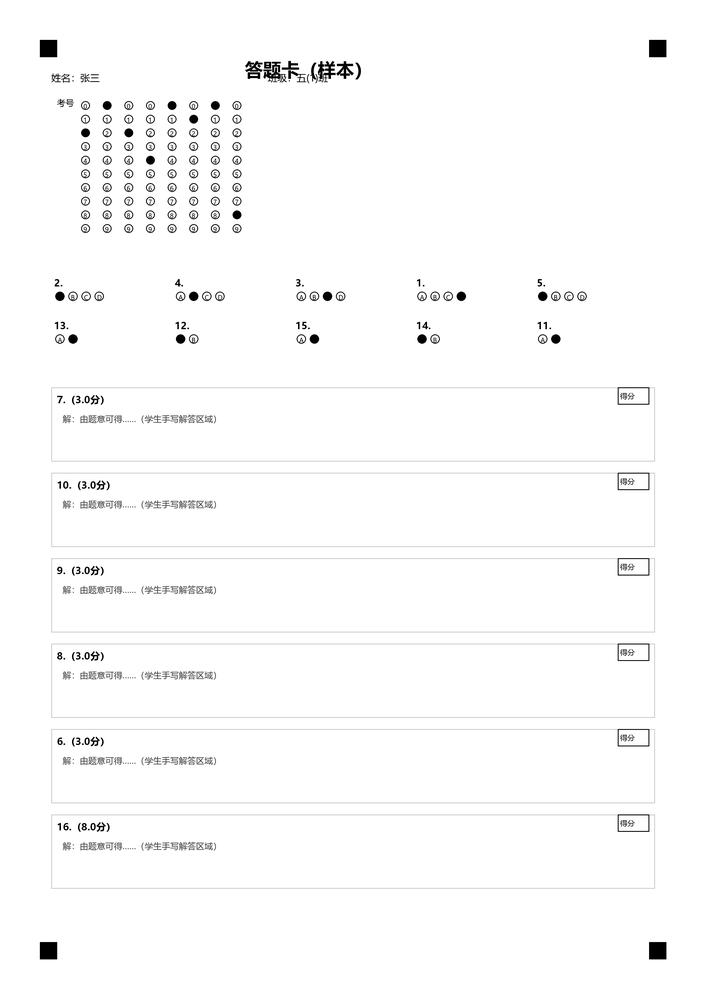
#> input picture ocr-service/samples/filled_sheet.png, 706 x 999 px, shrunk from 2480 x 3508 before the run
$ python -i layout.py   (imports and definitions only)
#> lines starting #> are read from the running program, lines starting #| are printed output that depends on the picture; after the words box and inside, x2 and y2 are one past the last pixel; in counts of white or black regions, pixels touching at a corner belong together
"""
版面分析核心算法：图文区域划分

思路（不依赖重型深度学习模型，纯 OpenCV + 几何规则，速度极快且可控）：
1. 灰度化 + 自适应二值化，得到"墨迹掩膜"
2. 形态学膨胀把相邻字符连成"文字行"，再纵向连成"文字块"
3. 连通域分析找出所有"墨迹团"
4. 依据几何特征判定区块类型：
   - 长宽比极大且窄 -> 文字行
   - 团块面积大、内部墨迹稀疏、形状接近方形 -> 图片
   - 规则的细长横/竖线密集 -> 表格
5. 聚类合并相邻文字行为段落区块
6. 输出按阅读顺序(先上后下、先左后右)排序的区块列表
"""
from __future__ import annotations

import math
from dataclasses import dataclass, field
from typing import List

import cv2
import numpy as np


@dataclass
class Block:
    """版面区块"""
    x: int
    y: int
    w: int
    h: int
    block_type: str  # TEXT / IMAGE / TABLE
    confidence: float = 0.0
    # 是否为"强证据"图片：灰度层次丰富的真照片/插图。
    # 只有强证据图片区才会排除其中的文字行；
    # 几何示意图、表格等弱证据区域里的文字必须保留，否则正文会被整块丢掉。
    strong: bool = False
    content: str = ""
    sort_no: int = 0
    # OCR 结果中属于该区块的行，供后续题目切分使用
    lines: List[dict] = field(default_factory=list)

    # [12 lines left out: function to_dict, not called in this run]


def deskew(gray: np.ndarray) -> tuple[np.ndarray, float]:
    """基于最小外接矩形估算倾斜角并校正（扫描件常见 0.5~3 度歪斜）"""
    # 反色后计算非零像素的拟合
    inv = cv2.bitwise_not(gray)
    thr = cv2.threshold(inv, 0, 255, cv2.THRESH_BINARY | cv2.THRESH_OTSU)[1]
    # np.where 返回 (行,列)，而 minAreaRect 需要 (x,y)；坐标顺序写反会让
    # 估出的角度符号相反，旋转后倾斜翻倍（识别率反而大幅下降）。
    coords = np.column_stack(np.where(thr > 0))[:, ::-1].astype(np.float32)
    if len(coords) < 500:
        return gray, 0.0
    angle = cv2.minAreaRect(coords)[-1]
    # OpenCV 返回角度约定不一，统一到 [-45, 45]
    if angle < -45:
        angle = 90 + angle
    elif angle > 45:
        angle = angle - 90
    # 只处理小角度倾斜，大角度视为误判
    if abs(angle) < 0.3 or abs(angle) > 10:
        return gray, 0.0
    h, w = gray.shape[:2]
    m = cv2.getRotationMatrix2D((w / 2, h / 2), angle, 1.0)
    rotated = cv2.warpAffine(
        gray, m, (w, h),
        flags=cv2.INTER_CUBIC,
        borderMode=cv2.BORDER_CONSTANT,
        borderValue=255,
    )
    return rotated, angle


def get_ink_mask(gray: np.ndarray) -> np.ndarray:
    """得到墨迹掩膜（白底黑字 -> 字为 255）"""
    blur = cv2.GaussianBlur(gray, (3, 3), 0)
    binary = cv2.adaptiveThreshold(
        blur, 255, cv2.ADAPTIVE_THRESH_GAUSSIAN_C,
        cv2.THRESH_BINARY_INV, 31, 15,
    )
    # 去掉孤立噪点
    kernel = np.ones((2, 2), np.uint8)
    binary = cv2.morphologyEx(binary, cv2.MORPH_OPEN, kernel)
    return binary


def _ink_density(mask: np.ndarray, x: int, y: int, w: int, h: int) -> float:
    """区域内墨迹像素占比"""
    roi = mask[y:y + h, x:x + w]
    if roi.size == 0:
        return 0.0
    return float(np.count_nonzero(roi)) / float(roi.size)


def _line_density(mask: np.ndarray, x: int, y: int, w: int, h: int) -> float:
    """
    检测规则直线（表格特征）：
    用长横/竖核做开运算，看剩下的像素占比。
    表格边框会大量保留，文字几乎被滤掉。
    """
    roi = mask[y:y + h, x:x + w]
    if roi.size == 0:
        return 0.0
    horiz = cv2.morphologyEx(
        roi, cv2.MORPH_OPEN,
        cv2.getStructuringElement(cv2.MORPH_RECT, (max(15, w // 4), 1)),
    )
    vert = cv2.morphologyEx(
        roi, cv2.MORPH_OPEN,
        cv2.getStructuringElement(cv2.MORPH_RECT, (1, max(15, h // 4))),
    )
    lines = cv2.bitwise_or(horiz, vert)
    return float(np.count_nonzero(lines)) / float(roi.size)


def _midtone_ratio(gray: np.ndarray, x: int, y: int, w: int, h: int) -> float:
    """
    中间调像素占比（灰度 70~200）。
    照片灰度层次丰富，中间调占比高（>0.25）；
    白底黑字的文字页灰度双峰分布，中间调占比极低（<0.05）。
    """
    roi = gray[y:y + h, x:x + w]
    if roi.size == 0:
        return 0.0
    return float(np.count_nonzero((roi > 70) & (roi < 200))) / float(roi.size)


def _detect_photo_regions(gray: np.ndarray, ink: np.ndarray) -> List[Block]:
    """
    检测图片区域。

    两种典型情况：
    A. 照片/插图：灰度层次丰富（方差大 + 中间调多），边缘多
    B. 几何示意图/函数图像：白底黑线，但内部大面积留白且无成行文字
    这里用"多尺度滑窗 + 特征打分"的轻量方式，兼顾两类。
    注意：白底黑字文字页的灰度 std 也会很高（双峰分布），
    因此必须叠加"中间调占比"与"文字带数量"两个强区分特征，否则会整页误判。
    """
    h, w = gray.shape[:2]
    blocks: List[Block] = []
    min_side = max(60, int(min(w, h) * 0.10))

    # 用形态学闭运算把图片整体连成一团（文字行间距小，会被单独处理）
    closed = cv2.morphologyEx(
        ink, cv2.MORPH_CLOSE,
        cv2.getStructuringElement(cv2.MORPH_RECT, (25, 25)),
    )
    contours, _ = cv2.findContours(closed, cv2.RETR_EXTERNAL, cv2.CHAIN_APPROX_SIMPLE)

    for c in contours:
        x, y, bw, bh = cv2.boundingRect(c)
        if bh < 40 or bw < 40:
            continue

        density = _ink_density(ink, x, y, bw, bh)
        ldens = _line_density(ink, x, y, bw, bh)
        aspect = bw / max(bh, 1)
        midtone = _midtone_ratio(gray, x, y, bw, bh)
        area_ratio = (bw * bh) / float(w * h)

        # 小型插图：尺寸不足 min_side，但近方形、有实际墨迹、非细长文字行
        # （试卷中的小插图/实物图常只有 100~250px，细长文字行用宽高比排除）
        if bw < min_side or bh < min_side:
            if (bw >= 100 and bh >= 100
                    and density > 0.05 and density < 0.35
                    and ldens > 0.002 and aspect < 2.5):
                blocks.append(Block(x, y, bw, bh, "IMAGE", confidence=0.65))
            continue

        # 区域灰度方差：照片远高于文字
        roi_gray = gray[y:y + bh, x:x + bw]
        std = float(np.std(roi_gray))

        # 判定规则：
        # 1) 灰度层次丰富（方差大）-> 照片
        #    例外：占页面过半的大区域必须叠加"中间调占比"检查——
        #    白底黑字整页文字的 std 也很高（双峰分布），但中间调极低；
        #    小面积插图（示意图等）面积占比低，保持原判定即可
        if std > 42 and density > 0.08 and aspect < 4.0:
            if area_ratio <= 0.5 or midtone > 0.22:
                # 有中间调层次或面积较小的，才是真照片/插图 -> 强证据
                blocks.append(Block(x, y, bw, bh, "IMAGE",
                                    confidence=min(0.95, std / 80),
                                    strong=midtone > 0.20 or area_ratio <= 0.25))
                continue
        # 2) 墨迹稀疏 + 有明显直线 + 不太像整段文字 -> 示意图/表格
        #    这类区域常夹杂说明文字，不能排除文字行，故 strong=False
        if density < 0.16 and ldens > 0.002 and aspect < 5.0 and bh > min_side:
            kind = "TABLE" if ldens > 0.012 else "IMAGE"
            blocks.append(Block(x, y, bw, bh, kind, confidence=0.72, strong=False))
            continue
        # 3) 大面积白区但有少量墨迹且高宽比接近方形 -> 图片（同样是弱证据）
        if density < 0.12 and 0.4 < aspect < 3.0 and bh > min_side * 1.2:
            blocks.append(Block(x, y, bw, bh, "IMAGE", confidence=0.6, strong=False))

    return _dedup_nested(blocks)


def _dedup_nested(blocks: List[Block]) -> List[Block]:
    """去掉被更大同类型区块完全包含的小区块"""
    if not blocks:
        return []
    blocks = sorted(blocks, key=lambda b: b.w * b.h, reverse=True)
    kept: List[Block] = []
    for b in blocks:
        nested = False
        for k in kept:
            if (b.x >= k.x - 5 and b.y >= k.y - 5
                    and b.x + b.w <= k.x + k.w + 5
                    and b.y + b.h <= k.y + k.h + 5):
                nested = True
                break
        if not nested:
            kept.append(b)
    return kept


def _overlaps(a: Block, b: Block, ratio: float = 0.35) -> bool:
    """a 与 b 的重叠面积占 a 的比例是否超过阈值"""
    ix = max(0, min(a.x + a.w, b.x + b.w) - max(a.x, b.x))
    iy = max(0, min(a.y + a.h, b.y + b.h) - max(a.y, b.y))
    inter = ix * iy
    area = max(a.w * a.h, 1)
    return inter / area > ratio


def detect_text_rows(ink: np.ndarray, excluded: List[Block]) -> List[tuple]:
    """
    检测文字行候选区域。用横向膨胀把单字连成行，再取连通域。
    返回 (x, y, w, h) 列表。

    排除策略：只排除落在"强证据图片区"（真照片/插图）里的行。
    几何示意图、表格等区域常同时含有说明文字，若一并排除会整块丢失正文。
    """
    excluded = [e for e in (excluded or []) if getattr(e, "strong", False)]
    h, w = ink.shape[:2]
    # 估算字符高度：试卷正文大约 28~42px（300dpi A4）
    kw = max(12, int(w * 0.012))
    kh = max(3, int(h * 0.004))
    # 先横向膨胀连成行（连接字间距），纵向轻微膨胀连接笔画
    dil = cv2.dilate(
        ink,
        cv2.getStructuringElement(cv2.MORPH_RECT, (kw, kh)),
        iterations=2,
    )
    contours, _ = cv2.findContours(dil, cv2.RETR_EXTERNAL, cv2.CHAIN_APPROX_SIMPLE)

    rows = []
    for c in contours:
        x, y, bw, bh = cv2.boundingRect(c)
        if bh < 8 or bw < 12:
            continue
        # 过高的区域（跨越多行）先接受，后续 OCR 时按墨迹行间隙切成条带
        # 阈值放宽到 0.9，避免密集正文被膨胀连成一整团后判定为无效而整页丢失
        if bh > h * 0.9:
            continue
        cand = Block(x, y, bw, bh, "TEXT")
        if any(_overlaps(cand, ex, 0.5) for ex in excluded):
            continue
        rows.append((x, y, bw, bh))
    return rows


def merge_rows_to_blocks(rows: List[tuple], page_w: int, page_h: int) -> List[Block]:
    """
    把文字行合并成段落区块：
    - 水平投影重叠度 > 60% 视为同一栏
    - 行间距 < 1.5 倍行高视为同一段
    """
    if not rows:
        return []
    rows = sorted(rows, key=lambda r: (r[1], r[0]))
    used = [False] * len(rows)
    blocks: List[Block] = []

    for i, r in enumerate(rows):
        if used[i]:
            continue
        cur = [r[0], r[1], r[0] + r[2], r[1] + r[3]]
        used[i] = True
        changed = True
        while changed:
            changed = False
            for j, o in enumerate(rows):
                if used[j]:
                    continue
                # 水平重叠
                ox1, oy1, ox2, oy2 = o[0], o[1], o[0] + o[2], o[1] + o[3]
                overlap = max(0, min(cur[2], ox2) - max(cur[0], ox1))
                min_w = max(1, min(cur[2] - cur[0], o[2]))
                if overlap / min_w < 0.5:
                    continue
                # 垂直距离
                line_h = min(cur[3] - cur[1], o[3])
                idx_gap = o[1] - cur[3]
                below = -line_h * 2 < idx_gap < line_h * 1.1
                above = 0 < cur[1] - oy2 < line_h * 1.1
                if below or above:
                    cur = [min(cur[0], ox1), min(cur[1], oy1),
                           max(cur[2], ox2), max(cur[3], oy2)]
                    used[j] = True
                    changed = True

        blocks.append(Block(cur[0], cur[1], cur[2] - cur[0], cur[3] - cur[1], "TEXT"))
    return blocks


def _band_order(blocks: List[Block]) -> List[Block]:
    """按 y 聚类成"带"、带内按 x 排序；容忍同一行区块的轻微上下错位"""
    if not blocks:
        return []
    bands: List[List[Block]] = []
    for b in sorted(blocks, key=lambda b: b.y):
        placed = False
        for band in bands:
            for o in band:
                ov = min(b.y + b.h, o.y + o.h) - max(b.y, o.y)
                if ov > 0.5 * min(b.h, o.h):
                    band.append(b)
                    placed = True
                    break
            if placed:
                break
        if not placed:
            bands.append([b])
    result: List[Block] = []
    for band in bands:
        band.sort(key=lambda b: b.x)
        result.extend(band)
    return result


def find_column_gutter(ink: np.ndarray):
    """
    检测双栏/跨页试卷的中缝 x 坐标（找不到时返回 None）。

    做法：按列统计墨迹密度，在页面中部 32%~68% 区间找一段"连续且几乎空白"的竖带。
    单栏页面中部通常处处有字，不会命中；两栏或跨页扫描件则会留出明显中缝。
    """
    h, w = ink.shape[:2]
    proj = ink.sum(axis=0).astype(np.float32) / max(1, h)
    k = max(3, int(w * 0.006)) | 1
    smooth = np.convolve(proj, np.ones(k, dtype=np.float32) / k, mode="same")
    lo, hi = int(w * 0.32), int(w * 0.68)
    if hi - lo < 20:
        return None
    base = float(np.percentile(smooth[lo:hi], 75))
    if base <= 0.002:  # 中部本来就没字，不构成"双栏"
        return None
    thr = max(0.001, base * 0.12)
    best = (0, 0, 0)
    i = lo
    while i < hi:
        if smooth[i] < thr:
            j = i
            while j < hi and smooth[j] < thr:
                j += 1
            if j - i > best[0]:
                best = (j - i, i, j)
            i = j
        else:
            i += 1
    width, s, e = best
    if width < max(12, w * 0.015):
        return None
    return (s + e) // 2


def reading_order(blocks: List[Block], gutter: int | None = None) -> List[Block]:
    """
    阅读顺序：按 y 聚类成"带"，带内按 x 排序。

    双栏/跨页试卷必须"先左栏从上到下，再右栏从上到下"。若按整页 y 排序，
    左右两栏同一高度的文字会交错串在一起，题目切分就会把两道题拼成一题。
    """
    if not blocks:
        return []
    if gutter is not None:
        left = [b for b in blocks if b.x + b.w / 2 < gutter]
        right = [b for b in blocks if b.x + b.w / 2 >= gutter]
        if left and right:
            result = _band_order(left) + _band_order(right)
            for i, b in enumerate(result):
                b.sort_no = i
            return result
    result = _band_order(blocks)
    for i, b in enumerate(result):
        b.sort_no = i
    return result


def _deskew_color(image: np.ndarray, angle: float) -> np.ndarray:
    """彩色图用与灰度图相同的旋转矩阵校正，保证版面框与 OCR 裁剪坐标一致"""
    if abs(angle) < 0.3:
        return image
    h, w = image.shape[:2]
    m = cv2.getRotationMatrix2D((w / 2, h / 2), angle, 1.0)
    return cv2.warpAffine(
        image, m, (w, h), flags=cv2.INTER_CUBIC,
        borderMode=cv2.BORDER_CONSTANT,
        borderValue=(255, 255, 255) if image.ndim == 3 else 255,
    )


def analyze_layout(image: np.ndarray):
    """
    主入口：输入 BGR 图像，返回 (区块列表, 校正后的灰度图, 倾斜角, 校正后的彩色图, 中缝x)

    灰度图与彩色图必须同步去倾斜：过去只校正灰度图（用于版面分析），
    OCR 却仍在歪斜的彩色图上裁剪，框与字错位，倾斜扫描件会明显漏字。
    """
    gray = cv2.cvtColor(image, cv2.COLOR_BGR2GRAY) if image.ndim == 3 else image
    gray, angle = deskew(gray)
    image = _deskew_color(image, angle)
    ink = get_ink_mask(gray)

    graphics = _detect_photo_regions(gray, ink)
    rows = detect_text_rows(ink, graphics)
    h, w = gray.shape[:2]
    texts = merge_rows_to_blocks(rows, w, h)

    gutter = find_column_gutter(ink)
    all_blocks = graphics + texts
    return reading_order(all_blocks, gutter), gray, angle, image, gutter

>>> import cv2
>>> picture = cv2.imread('samples/filled_sheet.png')
#> picture is the input picture: shape (999, 706, 3); min 0, max 255, mean 250.9
>>> result = analyze_layout(picture)
#> in deskew, `inv = cv2.bitwise_not(gray)`:
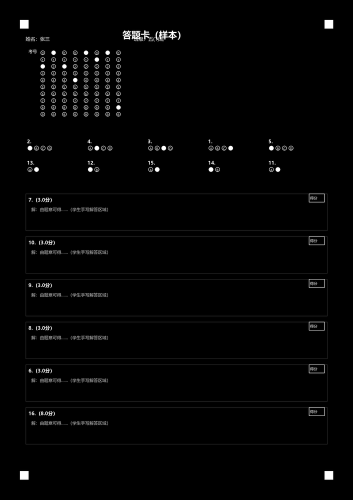
#> inv: shape (999, 706) (shown at 1/2 size); min 0, max 255, mean 4.1
#> in deskew, `thr = cv2.threshold(inv, 0, 255, cv2.THRESH_BINARY | cv2.THRESH_OTSU)[1]`:
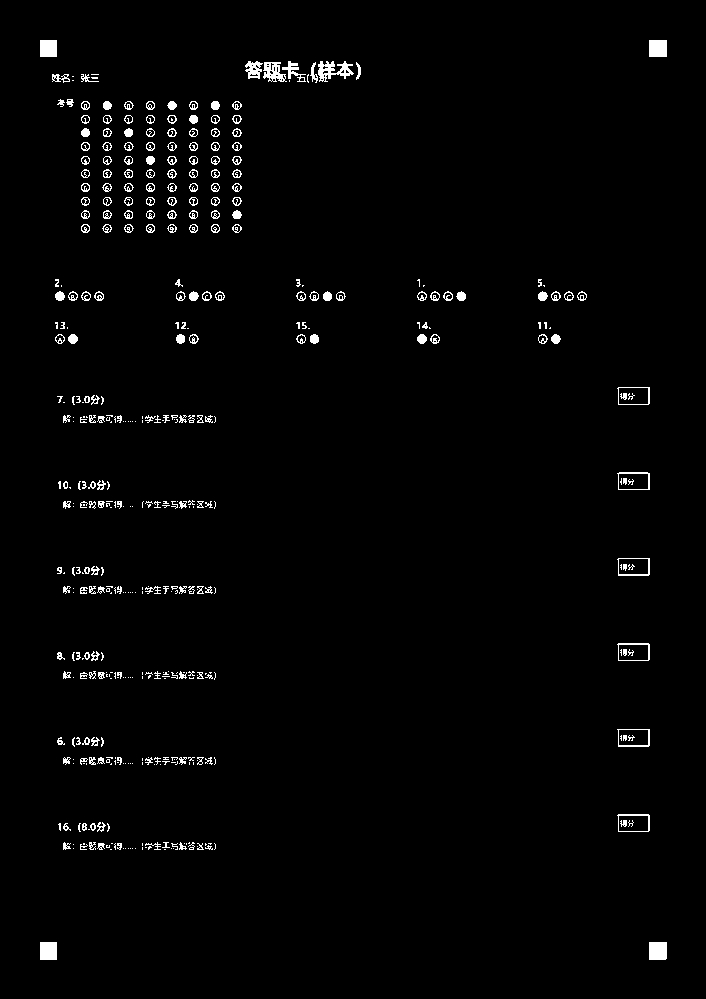
#> thr: shape (999, 706); 1.8% white; 439 white regions (209 under 20 px), largest, box (x1, y1, x2, y2) and area: (318, 61, 354, 82) 377, (649, 942, 667, 960) 323, (649, 40, 667, 57) 306
#> in deskew, `coords = np.column_stack(np.where(thr > 0))[:, ::-1].astype(np.float32)`: coords = 12615 pairs, first value 40 to 666, second value 40 to 959
#> in deskew, `angle = cv2.minAreaRect(coords)[-1]`: angle = -90
#> in deskew, `angle = 90 + angle`: angle = 0
#> in get_ink_mask, `binary = cv2.adaptiveThreshold( blur, 255, cv2.ADAPTIVE_THRESH_GAUSSIA..`:
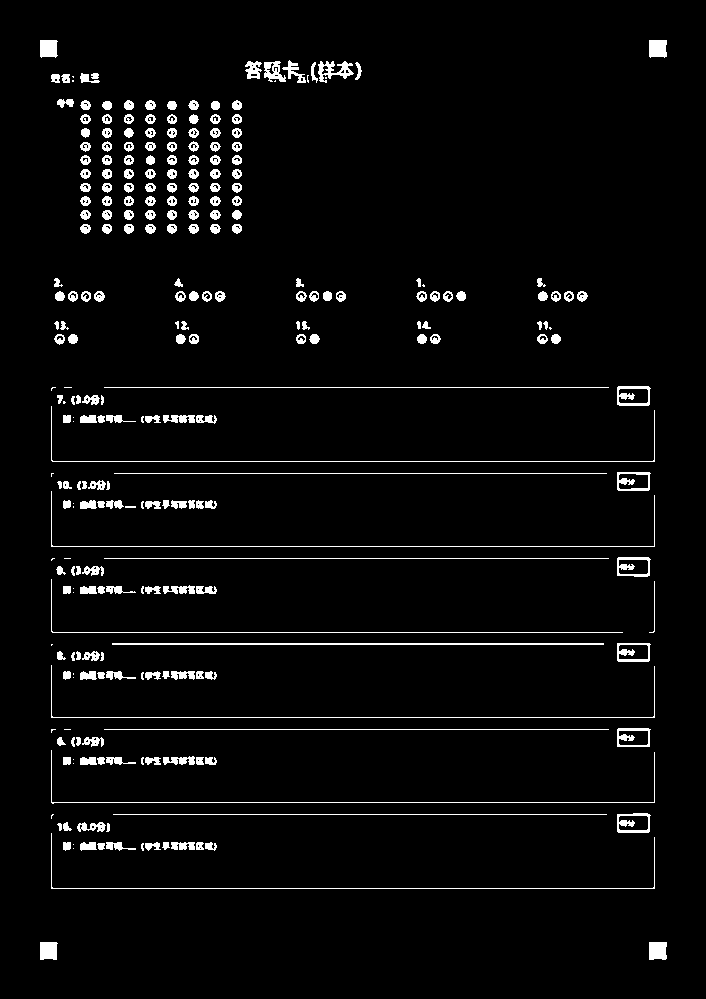
#> binary: shape (999, 706); 3.8% white; 273 white regions (35 under 20 px), largest, box (x1, y1, x2, y2) and area: (112, 643, 604, 645) 984, (51, 833, 655, 889) 712, (51, 406, 655, 462) 711
#> in get_ink_mask, `binary = cv2.morphologyEx(binary, cv2.MORPH_OPEN, kernel)`:
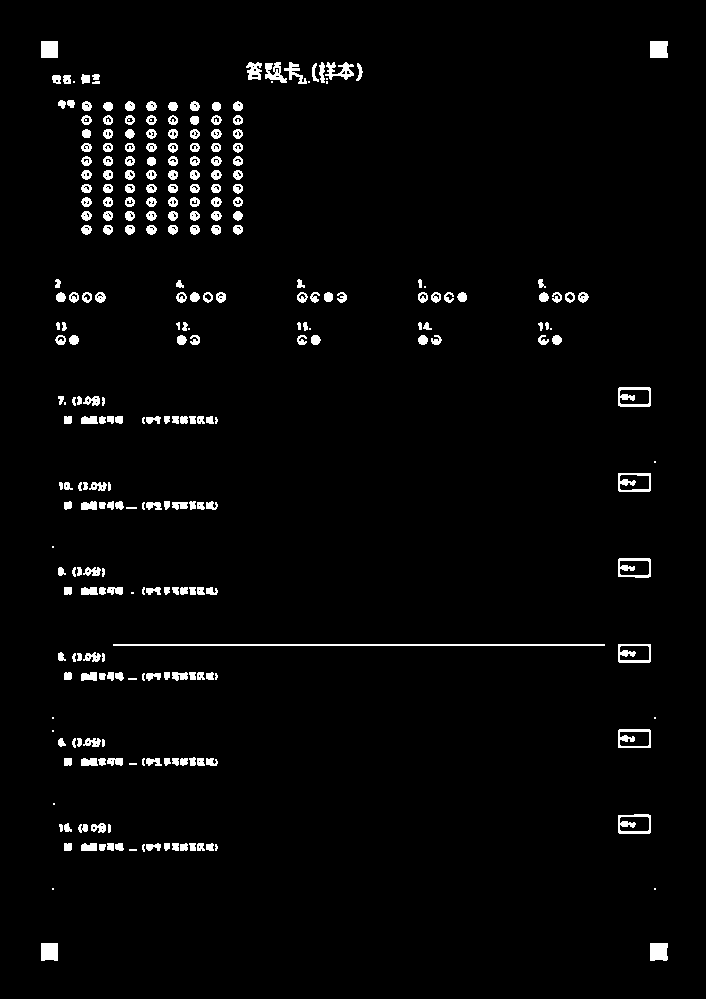
#> binary: shape (999, 706); 2.8% white; 281 white regions (31 under 20 px), largest, box (x1, y1, x2, y2) and area: (113, 644, 605, 646) 984, (618, 387, 651, 407) 324, (618, 814, 651, 834) 312
#> in _detect_photo_regions, `closed = cv2.morphologyEx( ink, cv2.MORPH_CLOSE, cv2.getStructuringEle..`:
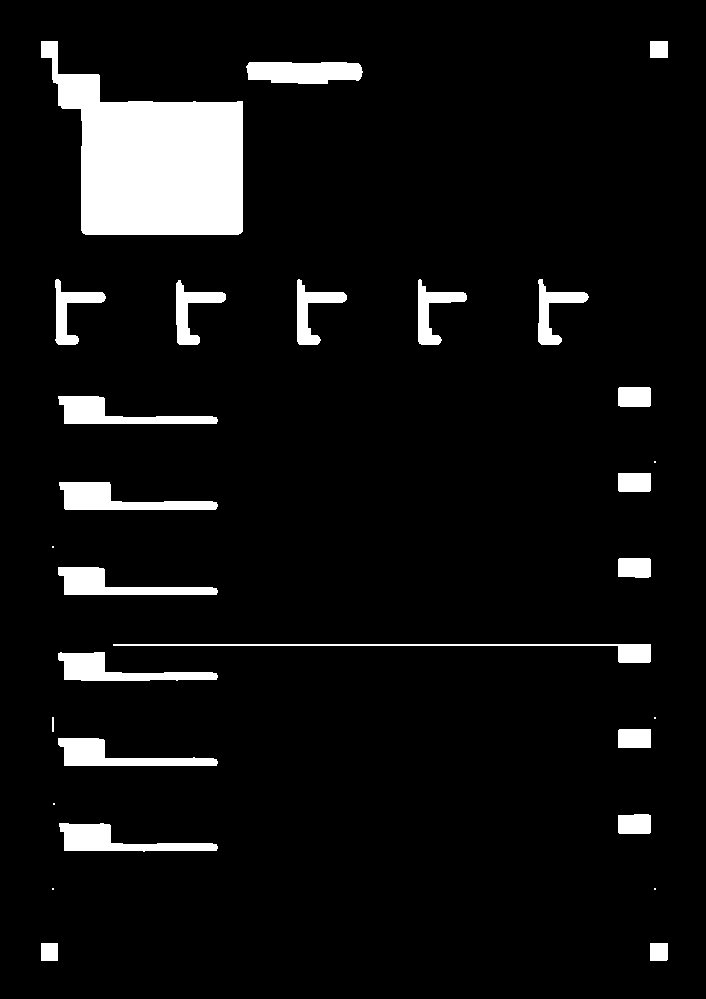
#> closed: shape (999, 706); 7.1% white; 29 white regions (6 under 20 px)
#> in _detect_photo_regions, `contours, _ = cv2.findContours(closed, cv2.RETR_EXTERNAL, cv2.CHAIN_AP..`: contours = 29 contours, 7 with area under 20; largest, box (x1, y1, x2, y2) and area: (41, 41, 243, 235) 22916, (246, 62, 363, 84) 2082, (59, 482, 218, 510) 2078, (59, 823, 218, 852) 1950, (58, 738, 218, 766) 1908
#> the loop in _detect_photo_regions, `for c in contours:` made 29 passes
#> (x, y, bw, bh) on passes 1, 5, 6, 8, 9, 12, 13, 14: (650, 943, 18, 18), (59, 823, 159, 29), (618, 814, 33, 20), (58, 738, 160, 28), (618, 729, 33, 19), (58, 652, 160, 29), (113, 644, 538, 19), (58, 567, 160, 28)
#> (the rest of the program and of its run is left out)
